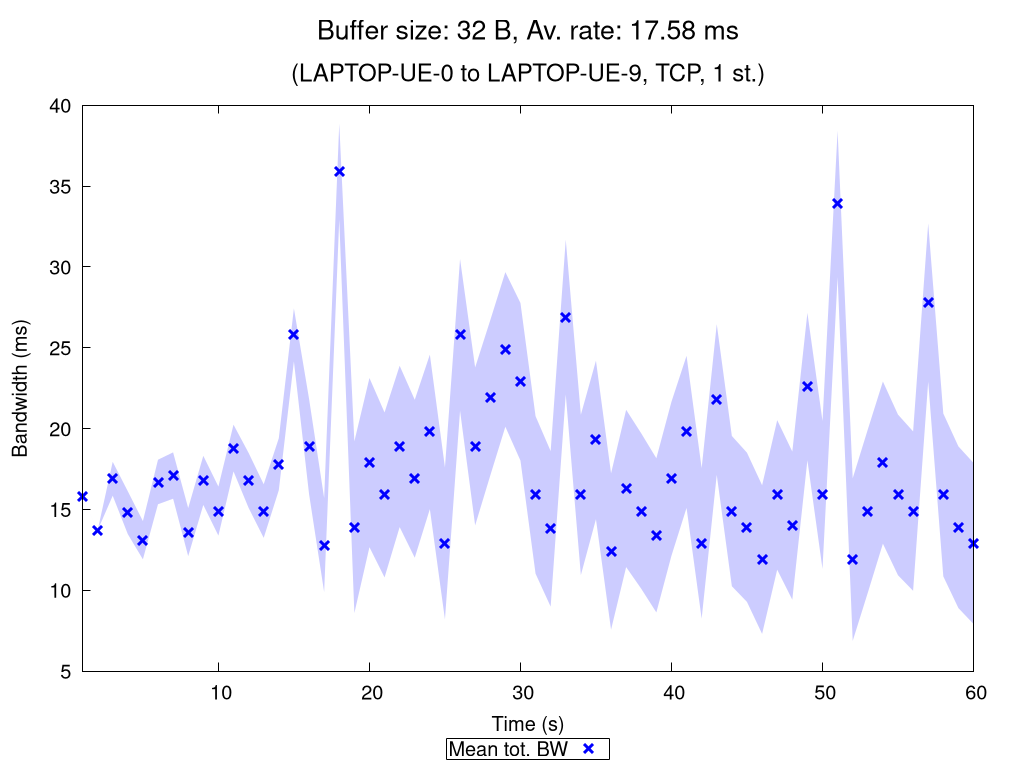

The gnuplot source for this figure:
set terminal pngcairo nocrop enhanced size 1024,768 font "Verdana,15"
set output "TCP_1_st_2020_11_06_01-17-22_one2two_00032B.png"

set title "{/=20 Buffer size: 32 B, Av. rate: 17.58 ms}\n\n{/=18 (LAPTOP-UE-0 to LAPTOP-UE-9, TCP, 1 st.)}"

set xlabel "Time (s)"
set ylabel "Bandwidth (ms)"
set ytics nomirror
set key bmargin center horizontal box samplen 1 width -1
set bmargin 4.6
set rmargin 4.5

rf = 1.0  # rate factor
set style fill transparent solid 0.2 noborder
set autoscale xfix
plot "TCP_1_st_2020_11_06_01-17-22_one2two_00032B_iperf_processed.dat" using 1:($2/rf-$3/rf):($2/rf+$3/rf) with filledcurves lc rgb "blue" notitle, \
     "" using 1:($2/rf) with points pt 2 ps 1.5 lw 3 lc rgb "blue" title "Mean tot. BW", \
